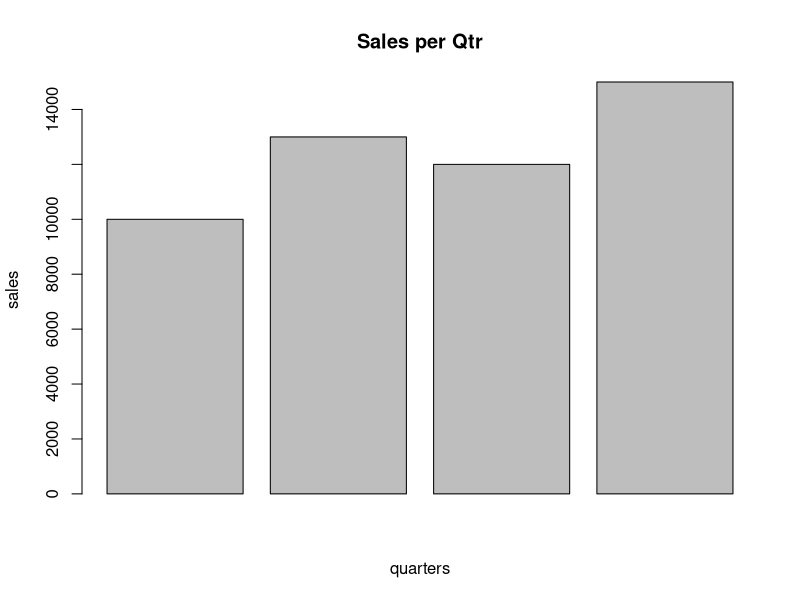

Source code (R):
#Q1
quarter = c('Q1','Q2','Q3','Q4')
sales = c(10000,13000,12000,15000)
df = data.frame(quarter,sales)
df
barplot(sales,xlab='quarters',ylab='sales',main = "Sales per Qtr")
df$quarter[df$sales>11000]
df$sales[df$quarter=='Q3']
#Q2
v1 = sample(c('A','P'),30,replace=T,prob = c(0.3,0.7))
v1
table(v1)
#Q3
set.seed(1000)
P1 = ceiling(runif(10,30,100))
P1
set.seed(1100)
P2=ceiling(runif(10,30,100))
set.seed(1200)
P3=ceiling(runif(10,30,100))
set.seed(1300)
P4=ceiling(runif(10,30,100))
set.seed(1400)
P5=ceiling(runif(10,30,100))
s1 = data.frame(P1,P2,P3,P4,P5)
s1
rownames(s1) = paste('M',1:10,sep='')
s1
mean(s1$P1)
mean(s1$P2)
mean(s1$P3)
mean(s1$P4)
mean(s1$P5)
addmargins(as.matrix(s1),c(1,2),FUN = mean)
s2 = matrix(c(P1,P2,P3,P4,P5),byrow = F,ncol = 5,dimnames=list(paste('M',1:10,sep=''),paste('P',1:5,sep='')))
s2
colMeans(s2)
rowMeans(s2)
mean(s2[1,])
#Q4
g = c('Achal', 'Apoorva', 'Lalit', 'Goldie')
d = c('BSc','LLB','MSc')
s = c('Animation','Law','Data Science')
n = c(50,20,24)
male = c(40,16,49)
female = c(10,4,5)
df1 = data.frame(d,s,n,male,female)
df1
mat1 = matrix(c(100, 300, 400, 500, 230,500, 200 , 150, 400, 700),nrow=2,byrow = T)
mat1
rownames(mat1) = c('food','decoration')
colnames(mat1) = c('B1','B2','B3','B4','B5')
mat1
l1 = list(guests=g,hosts=df1,bills=mat1)
l1
sum(l1$bills[1,])
sum(l1$bills[2,])
l1$hosts[,'male']
l1$hosts$female
#Q5
set.seed(1234)
a1 = array(ceiling(runif(30,1000,2000)),dim=c(3,5,2),dimnames=list(c('Graduate','PG','Diploma'),
c('S1','S2','S3','S4','S5'),c('DS','Law')))
a1
a1[2,5,1]
a1[3,1,2]
a1[,2,]
a1[,,1]
apply(a1,c(1),sum)
apply(a1,c(2),sum)
apply(a1,c(3),sum)
apply(a1,c(2,3),sum)
#Q6
Students =c('S1', 'S2', 'S3', 'S4', 'S5')
Gender = c('M','F', 'M', 'M', 'F')
Age = c(23, 22, 21, 25, 22)
City = c('Delhi', 'Noida', 'Lucknow', 'Delhi', 'Noida')
Cat = c('Gen', 'OBC', 'Gen', 'SCST', 'Gen')
df = data.frame(Students,Gender,Age,City,Cat,stringsAsFactors = F)
df
table(Cat)
table(Gender)
str(df)
df$Students = c(paste('Student',1:5,sep=""))
df
